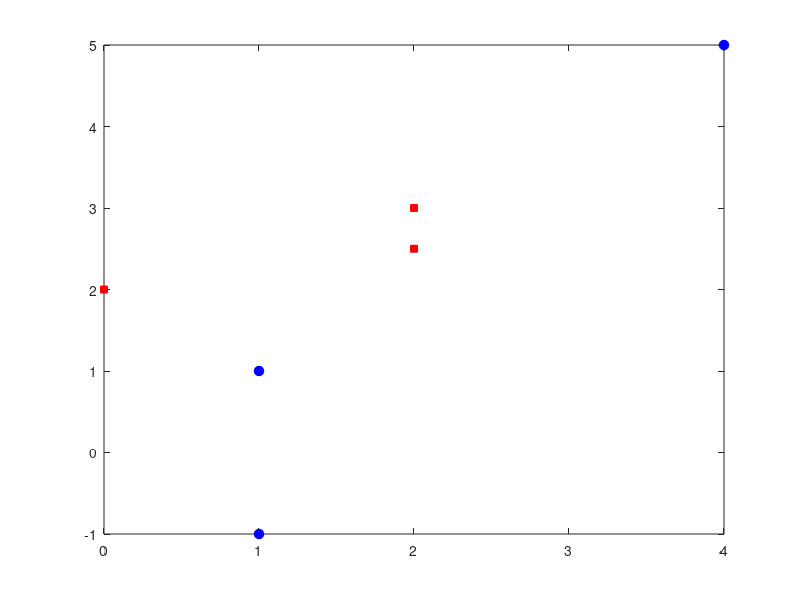

MATLAB code to generate this figure: (Note: this script raises an error after producing the figure.)
clear
clc
class1 = [1 1; 1 -1; 4 5];
class2 = [2 2.5; 0 2 ; 2 3];
plot(class1(:,1), class1(:,2),'o','MarkerEdgeColor','b', 'MarkerFaceColor', 'b', 'MarkerSize',7);
hold on;
plot(class2(:,1), class2(:,2),'s','MarkerEdgeColor','r', 'MarkerFaceColor', 'r', 'MarkerSize',5);
hold on;

y = zeros(6,6);
y = [class1(1,1)*class1(1,1) class1(1,2)*class1(1,2) class1(1,1)*class1(1,2) class1(1,1) class1(1,2) 1;
    class1(2,1)*class1(2,1) class1(2,2)*class1(2,2) class1(2,1)*class1(2,2) class1(2,1) class1(2,2) 1;
    class1(3,1)*class1(3,1) class1(3,2)*class1(3,2) class1(3,1)*class1(3,2) class1(3,1) class1(3,2) 1;
    -class2(1,1)*class2(1,1) -class2(1,2)*class2(1,2) -class2(1,1)*class2(1,2) -class2(1,1) -class2(1,2) -1;
    -class2(2,1)*class2(2,1) -class2(2,2)*class2(2,2) -class2(2,1)*class2(2,2) -class2(2,1) -class2(2,2) -1;
    -class2(3,1)*class2(3,1) -class2(3,2)*class2(3,2) -class2(3,1)*class2(3,2) -class2(3,1) -class2(3,2) -1];
w=ones(1,6);
alpha= 1/6;
flag = 0;
counter = 0;
while counter < 200
    counter = counter + 1;
    flag = 0;
    for i = 1:6
        g = y(i,:)*w' ;
        if g <= 0
            w = w + alpha * y(i,:);
        else
            flag = flag + 1;
        end;
    end;
    if flag==6
        break ;
    end;
end;
display(w);
display(counter);

syms x1 x2;
%s=sym(10*x1*x1-6*x2*x2+24*x1*x2-24*x1-68*x2+65);
s=sym(w(1,1)*x1*x1-w(1,2)*x2*x2+w(1,3)*x1*x2-w(1,4)*x1-w(1,5)*x2+w(1,6));
s2=solve(s,x2);
xvals1=[-10:0.1:10];
xvals2(1,:)=subs(s2(1),x1,xvals1);
plot(xvals1,xvals2(1,:),'k');
grid, hold on;